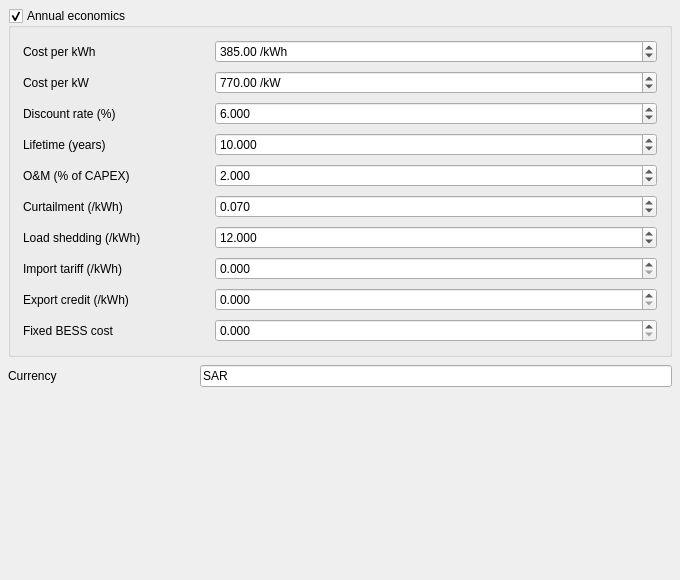
            <widget class="QWidget" name="contents_economics">
             <property name="geometry">
              <rect>
               <x>0</x>
               <y>0</y>
               <width>680</width>
               <height>580</height>
              </rect>
             </property>
             <layout class="QVBoxLayout" name="layout_contents_economics">
              <property name="leftMargin">
               <number>8</number>
              </property>
              <property name="topMargin">
               <number>8</number>
              </property>
              <property name="rightMargin">
               <number>8</number>
              </property>
              <property name="bottomMargin">
               <number>8</number>
              </property>
              <property name="spacing">
               <number>8</number>
              </property>
              <item>
               <widget class="QGroupBox" name="group_economic_inputs">
                <property name="title"><string>Annual economics</string></property><property name="sizePolicy">
                 <sizepolicy hsizetype="Expanding" vsizetype="Maximum">
                  <horstretch>0</horstretch>
                  <verstretch>0</verstretch>
                 </sizepolicy>
                </property>
                <property name="checkable">
                 <bool>true</bool>
                </property>
                <property name="checked"><bool>true</bool></property><property name="toolTip"><string>Costs are annualized with CRF, O&amp;M and grid penalties. Use explicit tariff assumptions.</string></property><layout class="QFormLayout" name="group_economic_inputs_layout">
                 <property name="leftMargin">
                  <number>12</number>
                 </property>
                 <property name="topMargin">
                  <number>12</number>
                 </property>
                 <property name="rightMargin">
                  <number>12</number>
                 </property>
                 <property name="bottomMargin">
                  <number>12</number>
                 </property>
                 <property name="horizontalSpacing">
                  <number>12</number>
                 </property>
                 <property name="verticalSpacing">
                  <number>8</number>
                 </property>
                 <property name="fieldGrowthPolicy">
                  <enum>QFormLayout::FieldGrowthPolicy::AllNonFixedFieldsGrow</enum>
                 </property>
                 <property name="rowWrapPolicy">
                  <enum>QFormLayout::RowWrapPolicy::WrapLongRows</enum>
                 </property>
                 <item row="0" column="0">
                  <widget class="QLabel" name="lbl_spin_cost_per_kwh">
                   <property name="text">
                    <string>Cost per kWh</string>
                   </property>
                   <property name="wordWrap">
                    <bool>true</bool>
                   </property>
                   <property name="minimumSize">
                    <size>
                     <width>180</width>
                     <height>0</height>
                    </size>
                   </property>
                   <property name="buddy">
                    <cstring>spin_cost_per_kwh</cstring>
                   </property>
                  </widget>
                 </item>
                 <item row="0" column="1">
                  <widget class="QDoubleSpinBox" name="spin_cost_per_kwh">
                   <property name="decimals">
                    <number>2</number>
                   </property>
                   <property name="minimum">
                    <double>0</double>
                   </property>
                   <property name="maximum">
                    <double>1000000000</double>
                   </property>
                   <property name="singleStep">
                    <double>10</double>
                   </property>
                   <property name="value"><double>385</double></property><property name="suffix">
                    <string> /kWh</string>
                   </property>
                   <property name="keyboardTracking">
                    <bool>false</bool>
                   </property>
                   <property name="wrapping">
                    <bool>false</bool>
                   </property>
                  </widget>
                 </item>
                 <item row="1" column="0">
                  <widget class="QLabel" name="lbl_spin_cost_per_kw">
                   <property name="text">
                    <string>Cost per kW</string>
                   </property>
                   <property name="wordWrap">
                    <bool>true</bool>
                   </property>
                   <property name="minimumSize">
                    <size>
                     <width>180</width>
                     <height>0</height>
                    </size>
                   </property>
                   <property name="buddy">
                    <cstring>spin_cost_per_kw</cstring>
                   </property>
                  </widget>
                 </item>
                 <item row="1" column="1">
                  <widget class="QDoubleSpinBox" name="spin_cost_per_kw">
                   <property name="decimals">
                    <number>2</number>
                   </property>
                   <property name="minimum">
                    <double>0</double>
                   </property>
                   <property name="maximum">
                    <double>1000000000</double>
                   </property>
                   <property name="singleStep">
                    <double>10</double>
                   </property>
                   <property name="value"><double>770</double></property><property name="suffix">
                    <string> /kW</string>
                   </property>
                   <property name="keyboardTracking">
                    <bool>false</bool>
                   </property>
                   <property name="wrapping">
                    <bool>false</bool>
                   </property>
                  </widget>
                 </item>
                <item row="2" column="0"><widget class="QLabel" name="lbl_spin_discount_rate"><property name="text"><string>Discount rate (%)</string></property></widget></item><item row="2" column="1"><widget class="QDoubleSpinBox" name="spin_discount_rate"><property name="decimals"><number>3</number></property><property name="minimum"><double>0</double></property><property name="maximum"><double>100000000</double></property><property name="value"><double>6</double></property><property name="keyboardTracking"><bool>false</bool></property><property name="toolTip"><string>Discount rate (%)</string></property></widget></item><item row="3" column="0"><widget class="QLabel" name="lbl_spin_bess_lifetime"><property name="text"><string>Lifetime (years)</string></property></widget></item><item row="3" column="1"><widget class="QDoubleSpinBox" name="spin_bess_lifetime"><property name="decimals"><number>3</number></property><property name="minimum"><double>0</double></property><property name="maximum"><double>100000000</double></property><property name="value"><double>10</double></property><property name="keyboardTracking"><bool>false</bool></property><property name="toolTip"><string>Lifetime (years)</string></property></widget></item><item row="4" column="0"><widget class="QLabel" name="lbl_spin_annual_om_percent"><property name="text"><string>O&amp;M (% of CAPEX)</string></property></widget></item><item row="4" column="1"><widget class="QDoubleSpinBox" name="spin_annual_om_percent"><property name="decimals"><number>3</number></property><property name="minimum"><double>0</double></property><property name="maximum"><double>100000000</double></property><property name="value"><double>2</double></property><property name="keyboardTracking"><bool>false</bool></property><property name="toolTip"><string>O&amp;M (% of CAPEX)</string></property></widget></item><item row="5" column="0"><widget class="QLabel" name="lbl_spin_curtailment_penalty"><property name="text"><string>Curtailment (/kWh)</string></property></widget></item><item row="5" column="1"><widget class="QDoubleSpinBox" name="spin_curtailment_penalty"><property name="decimals"><number>3</number></property><property name="minimum"><double>0</double></property><property name="maximum"><double>100000000</double></property><property name="value"><double>0.07</double></property><property name="keyboardTracking"><bool>false</bool></property><property name="toolTip"><string>Curtailment (/kWh)</string></property></widget></item><item row="6" column="0"><widget class="QLabel" name="lbl_spin_shedding_penalty"><property name="text"><string>Load shedding (/kWh)</string></property></widget></item><item row="6" column="1"><widget class="QDoubleSpinBox" name="spin_shedding_penalty"><property name="decimals"><number>3</number></property><property name="minimum"><double>0</double></property><property name="maximum"><double>100000000</double></property><property name="value"><double>12</double></property><property name="keyboardTracking"><bool>false</bool></property><property name="toolTip"><string>Load shedding (/kWh)</string></property></widget></item><item row="7" column="0"><widget class="QLabel" name="lbl_spin_grid_import_tariff"><property name="text"><string>Import tariff (/kWh)</string></property></widget></item><item row="7" column="1"><widget class="QDoubleSpinBox" name="spin_grid_import_tariff"><property name="decimals"><number>3</number></property><property name="minimum"><double>0</double></property><property name="maximum"><double>100000000</double></property><property name="value"><double>0</double></property><property name="keyboardTracking"><bool>false</bool></property><property name="toolTip"><string>Import tariff (/kWh)</string></property></widget></item><item row="8" column="0"><widget class="QLabel" name="lbl_spin_grid_export_tariff"><property name="text"><string>Export credit (/kWh)</string></property></widget></item><item row="8" column="1"><widget class="QDoubleSpinBox" name="spin_grid_export_tariff"><property name="decimals"><number>3</number></property><property name="minimum"><double>0</double></property><property name="maximum"><double>100000000</double></property><property name="value"><double>0</double></property><property name="keyboardTracking"><bool>false</bool></property><property name="toolTip"><string>Export credit (/kWh)</string></property></widget></item><item row="9" column="0"><widget class="QLabel" name="lbl_spin_fixed_cost"><property name="text"><string>Fixed BESS cost</string></property></widget></item><item row="9" column="1"><widget class="QDoubleSpinBox" name="spin_fixed_cost"><property name="decimals"><number>3</number></property><property name="minimum"><double>0</double></property><property name="maximum"><double>100000000</double></property><property name="value"><double>0</double></property><property name="keyboardTracking"><bool>false</bool></property><property name="toolTip"><string>Fixed BESS cost</string></property></widget></item></layout>
               </widget>
              </item>
              <item>
               <widget class="QWidget" name="panel_currency">
                <layout class="QFormLayout" name="layout_currency">
                 <property name="leftMargin">
                  <number>0</number>
                 </property>
                 <property name="topMargin">
                  <number>0</number>
                 </property>
                 <property name="rightMargin">
                  <number>0</number>
                 </property>
                 <property name="bottomMargin">
                  <number>0</number>
                 </property>
                 <property name="horizontalSpacing">
                  <number>12</number>
                 </property>
                 <property name="verticalSpacing">
                  <number>8</number>
                 </property>
                 <property name="fieldGrowthPolicy">
                  <enum>QFormLayout::FieldGrowthPolicy::AllNonFixedFieldsGrow</enum>
                 </property>
                 <property name="rowWrapPolicy">
                  <enum>QFormLayout::RowWrapPolicy::WrapLongRows</enum>
                 </property>
                 <item row="0" column="0">
                  <widget class="QLabel" name="lbl_edit_currency">
                   <property name="text">
                    <string>Currency</string>
                   </property>
                   <property name="wordWrap">
                    <bool>true</bool>
                   </property>
                   <property name="minimumSize">
                    <size>
                     <width>180</width>
                     <height>0</height>
                    </size>
                   </property>
                   <property name="buddy">
                    <cstring>edit_currency</cstring>
                   </property>
                  </widget>
                 </item>
                 <item row="0" column="1">
                  <widget class="QLineEdit" name="edit_currency">
                   <property name="text">
                    <string>SAR</string>
                   </property>
                   <property name="maxLength">
                    <number>16</number>
                   </property>
                  </widget>
                 </item>
                </layout>
               </widget>
              </item>
              <item>
               <spacer name="spacer_economics">
                <property name="orientation">
                 <enum>Qt::Orientation::Vertical</enum>
                </property>
                <property name="sizeType">
                 <enum>QSizePolicy::Policy::Expanding</enum>
                </property>
                <property name="sizeHint">
                 <size>
                  <width>20</width>
                  <height>20</height>
                 </size>
                </property>
               </spacer>
              </item>
             </layout>
            </widget>
